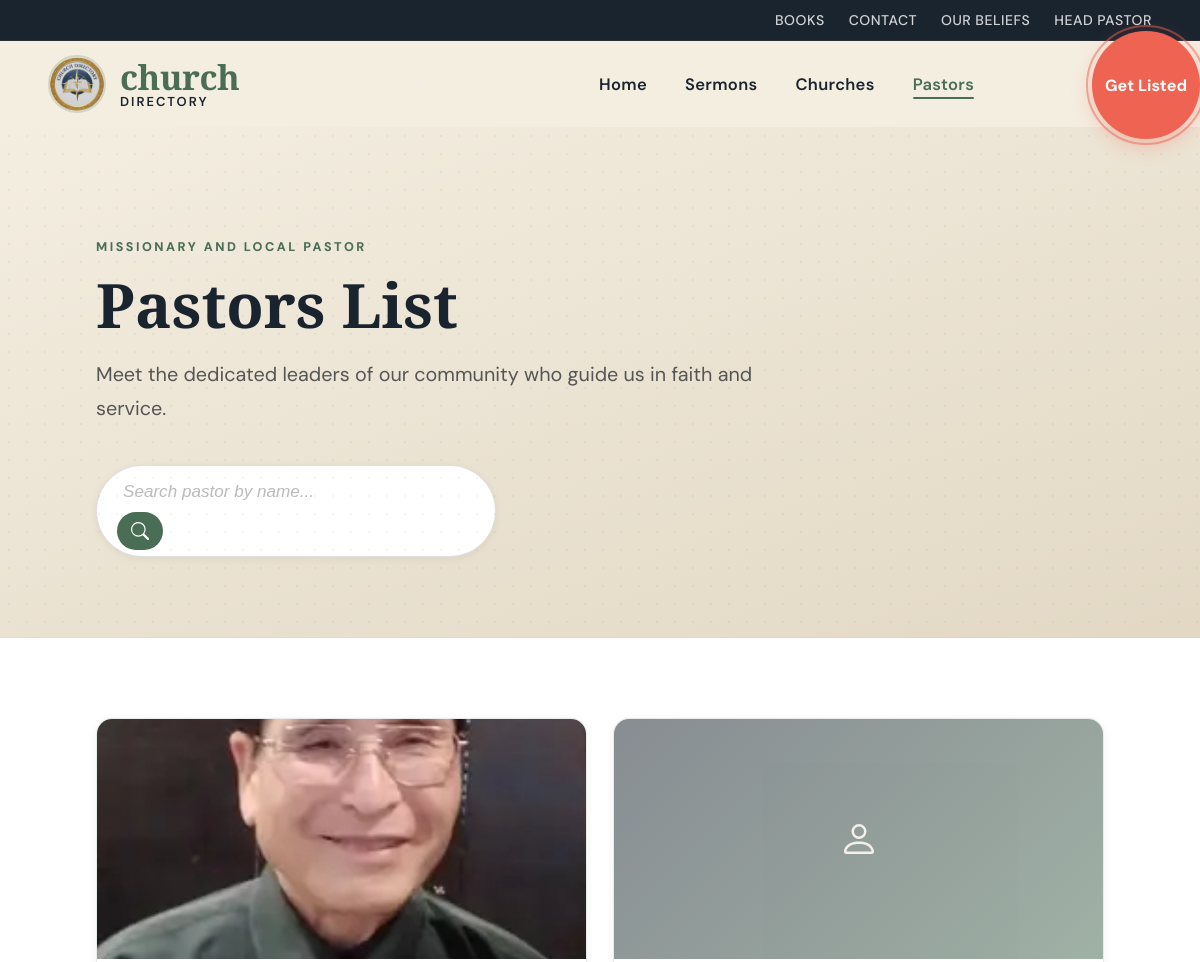
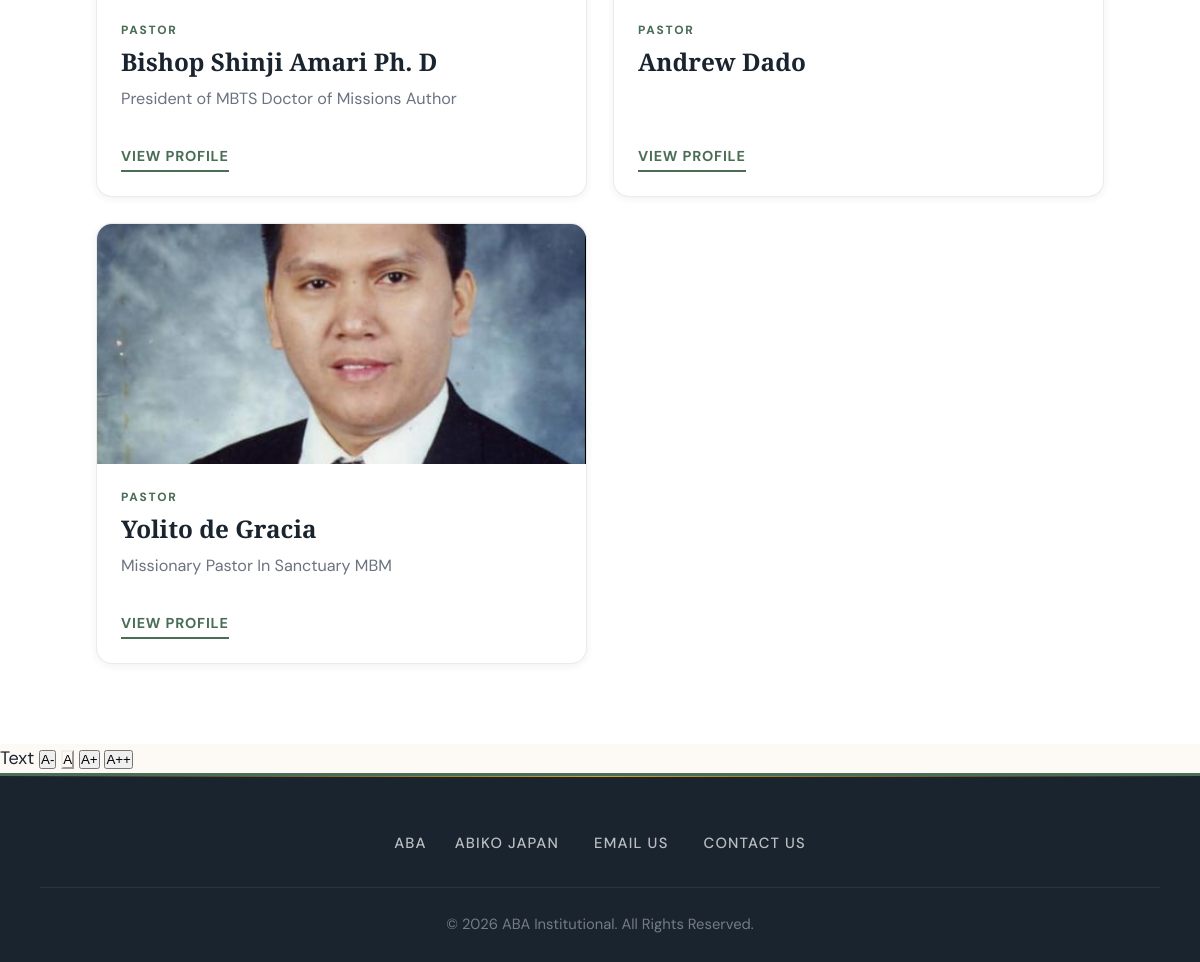
Page /pastor.php on the committed database (2 pictures, top to bottom).
### tables this page shows
CREATE TABLE `pastors` (
  `id` int(11) NOT NULL,
  `name` varchar(255) NOT NULL,
  `title` varchar(255) NOT NULL,
  `bio` text DEFAULT NULL,
  `image` varchar(255) DEFAULT NULL,
  `sermon` varchar(255) DEFAULT NULL,
  `email` varchar(255) DEFAULT NULL,
  `facebook` varchar(255) DEFAULT NULL,
  `church_id` int(11) DEFAULT NULL,
  `sermon_link` varchar(255) DEFAULT NULL
);

### pastor.php (the view, shortened to what this page needs)
<?php
include 'config.php';
include 'header.php';
$search = isset($_GET['search']) ? $_GET['search'] : '';
$stmt = $mysqli->prepare("SELECT * FROM pastors WHERE name LIKE ? ORDER BY id DESC");
$likeSearch = "%$search%";
$stmt->bind_param("s", $likeSearch);
$stmt->execute();
$res = $stmt->get_result();
?>
<section class="pastors-hero">
    <div class="hero-inner">
        <span class="category-eyebrow">Missionary and Local Pastor</span>
        <h1>Pastors List</h1>
        <p class="intro">Meet the dedicated leaders of our community who guide us in faith and service.</p>
        <div class="search-wrapper">
            <form method="GET" class="aba-search-form">
                <div class="search-input-group">
                    <input type="text" name="search" id="aba-search-input"
                           placeholder="Search pastor by name..."
                           value="<?php echo htmlspecialchars($search); ?>">
                    <button type="submit" class="search-submit">
                        <svg xmlns="http://www.w3.org/2000/svg" width="18" height="18" fill="currentColor" viewBox="0 0 16 16">
                            <path d="M11.742 10.344a6.5 6.5 0 1 0-1.397 1.398h-.001q.044.06.098.115l3.85 3.85a1 1 0 0 0 1.415-1.414l-3.85-3.85a1 1 0 0 0-.115-.1zM12 6.5a5.5 5.5 0 1 1-11 0 5.5 5.5 0 0 1 11 0"/>
                        </svg>
                    </button>
                </div>
            </form>
        </div>
    </div>
</section>
<section class="pastors-grid-container">
    <div class="pastor-grid">
        <?php if($res->num_rows > 0): ?>
            <?php while($row = $res->fetch_assoc()):
                $img = !empty($row['image']) ? $row['image'] : 'images/placeholder.png';
            ?>
                <article class="pastor-card">
                    <div class="image-container">
                        <?php if(!empty($row['image']) && file_exists($row['image'])): ?>
                            <img src="<?php echo htmlspecialchars($img); ?>" alt="<?php echo htmlspecialchars($row['name']); ?>">
                        <?php else: ?>
                            <div class="aba-placeholder">
                            </div>
                        <?php endif; ?>
                    </div>
                    <div class="card-content">
                        <span class="role-tag">PASTOR</span>
                        <h3><?php echo htmlspecialchars($row['name']); ?></h3>
                        <p class="bio-text"><?php echo htmlspecialchars($row['bio']); ?></p>
                        <a href="pastor_view.php?id=<?php echo $row['id']; ?>" class="view-btn">View Profile</a>
                    </div>
                </article>
            <?php endwhile; ?>
        <?php endif; ?>
    </div>
</section>
<?php include 'footer.php'; ?>

### css/base.css (style rules this page uses)
* { margin: 0; padding: 0; box-sizing: border-box; }
:root { --aba-dark: #1a242f; --aba-cream: #f4eee1; --aba-accent: #ee6352; --aba-green: #4a6d55; --aba-gold: #D6A229; --aba-white: #ffffff; --aba-navy: #0B1F3F; --surface: #fdfaf5; --surface-alt: #f7f3ec; --border-soft: rgba(74,109,85,0.15); --text-muted: #6b7280; --shadow-sm: 0 2px 8px rgba(0,0,0,0.06); --shadow-md: 0 8px 28px rgba(0,0,0,0.10); --shadow-lg: 0 20px 60px rgba(0,0,0,0.14); --radius-card: 16px; --radius-pill: 100px; --transition: all 0.28s cubic-bezier(0.25,1,0.5,1); }
html, body { overflow-x: hidden; width: 100%; min-height: 100vh; display: flex; flex-direction: column; scroll-behavior: smooth; }
body { font-family: 'DM Sans', sans-serif; background: var(--surface); color: var(--aba-dark); line-height: 1.6; }
h1, h2, h3, h4, h5, h6 { font-family: 'Cormorant Garamond', serif; line-height: 1.15; color: var(--aba-dark); }
h1 { font-size: 3.6rem; font-weight: 700; }
h3 { font-size: 1.5rem; font-weight: 600; }
p { font-size: 1rem; line-height: 1.75; color: #3d4553; }

### css/sermons.css (style rules this page uses)
.search-wrapper { max-width: 520px; }
.aba-search-form { background: var(--aba-white); border: 1.5px solid rgba(0,0,0,0.12); border-radius: var(--radius-pill); padding: 6px 6px 6px 20px; display: flex; align-items: center; max-width: 420px; transition: var(--transition); box-shadow: var(--shadow-sm); }
#aba-search-input { border: none; background: none; padding: 10px 6px; flex-grow: 1; outline: none; font-size: 0.95rem; color: var(--aba-dark); }
#aba-search-input::placeholder { color: #bbb; font-style: italic; }
.search-submit { background: var(--aba-green); border: none; color: white; cursor: pointer; padding: 10px 14px; border-radius: var(--radius-pill); transition: var(--transition); display: flex; align-items: center; }

### css/church_finder.css (style rules this page uses)
:root { --aba-dark: #1a242f; --aba-cream: #f4eee1; --aba-accent: #ee6352; --aba-green: #4a6d55; --aba-white: #ffffff; }
.search-wrapper { max-width: 520px; }
.aba-search-form { background: var(--aba-white); border: 1.5px solid rgba(0,0,0,0.12); border-radius: var(--radius-pill, 100px); padding: 6px 6px 6px 20px; display: flex; align-items: center; max-width: 420px; transition: all 0.3s ease; box-shadow: 0 2px 8px rgba(0,0,0,0.06); }
#aba-search-input { border: none; background: none; padding: 10px 6px; flex-grow: 1; outline: none; font-size: 0.95rem; color: var(--aba-dark); }
#aba-search-input::placeholder { color: #bbb; font-style: italic; }
.search-submit { background: var(--aba-green); border: none; color: white; cursor: pointer; padding: 10px 14px; border-radius: var(--radius-pill, 100px); transition: all 0.22s ease; display: flex; align-items: center; }
.image-container { width: 100%; height: 180px; overflow: hidden; background: #f5f5f5; }
.image-container img { width: 100%; height: 100%; object-fit: cover; transition: transform 0.4s ease; }
.aba-placeholder { width: 100%; height: 100%; background: linear-gradient(135deg, var(--aba-cream) 0%, #e0d4bc 100%); display: flex; align-items: center; justify-content: center; color: var(--aba-green); opacity: 0.5; }
.card-content { padding: 22px; display: flex; flex-direction: column; flex-grow: 1; }
.view-btn { margin-top: auto; padding-top: 14px; text-decoration: none; color: var(--aba-green); font-weight: 700; font-size: 0.8rem; text-transform: uppercase; letter-spacing: 0.8px; border-bottom: 2px solid var(--aba-green); padding-bottom: 2px; align-self: flex-start; transition: all 0.22s ease; display: inline-flex; align-items: center; gap: 5px; }

### css/contact.css (style rules this page uses)
.category-eyebrow { font-size: 0.7rem; font-weight: 800; color: var(--aba-green); letter-spacing: 2.5px; text-transform: uppercase; display: block; margin-bottom: 12px; position: relative; z-index: 1; }

### css/books.css (style rules this page uses)
.category-eyebrow { font-size: 0.7rem; font-weight: 800; color: var(--aba-green); letter-spacing: 2.5px; text-transform: uppercase; display: block; margin-bottom: 12px; position: relative; z-index: 1; }

### css/beliefs.css (style rules this page uses)
.category-eyebrow { font-size: 0.7rem; font-weight: 800; color: var(--aba-green); letter-spacing: 2.5px; text-transform: uppercase; display: block; margin-bottom: 15px; position: relative; z-index: 1; }

### css/project.css (style rules this page uses)
.category-eyebrow { font-size: 0.72rem; font-weight: 800; color: var(--aba-green); letter-spacing: 2.5px; text-transform: uppercase; display: block; margin-bottom: 12px; }

### css/pastor_view.css (style rules this page uses)
.category-eyebrow { font-size: 0.7rem; font-weight: 800; color: var(--aba-green); letter-spacing: 2.5px; text-transform: uppercase; }

### rows in the picture
pastors: image (picture), name "Bishop Shinji Amari Ph. D", bio "President of MBTS Doctor of Missions Author"
pastors: name "Andrew Dado"
pastors: image (picture), name "Yolito de Gracia", bio "Missionary Pastor In Sanctuary MBM"
